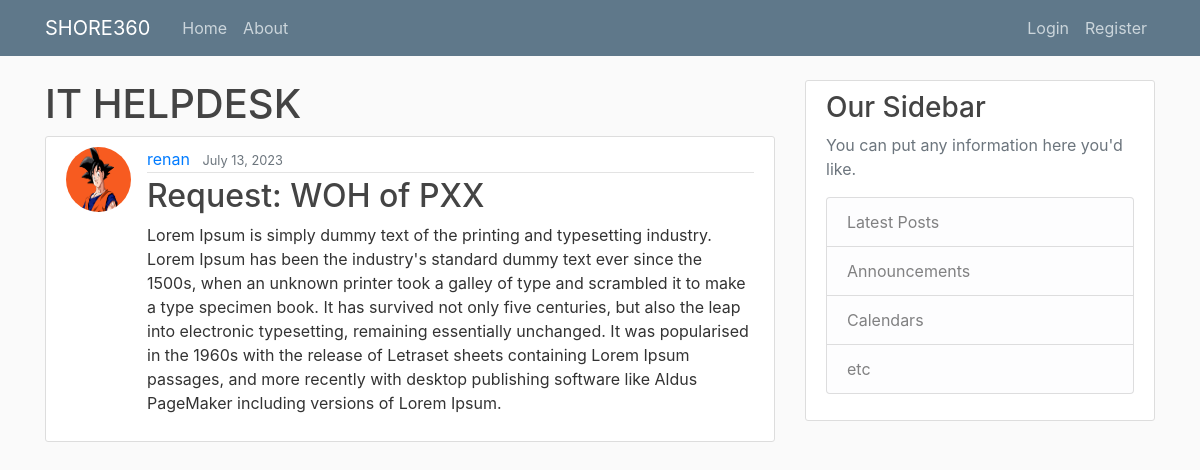
The page /post/3 on the database as committed earlier.
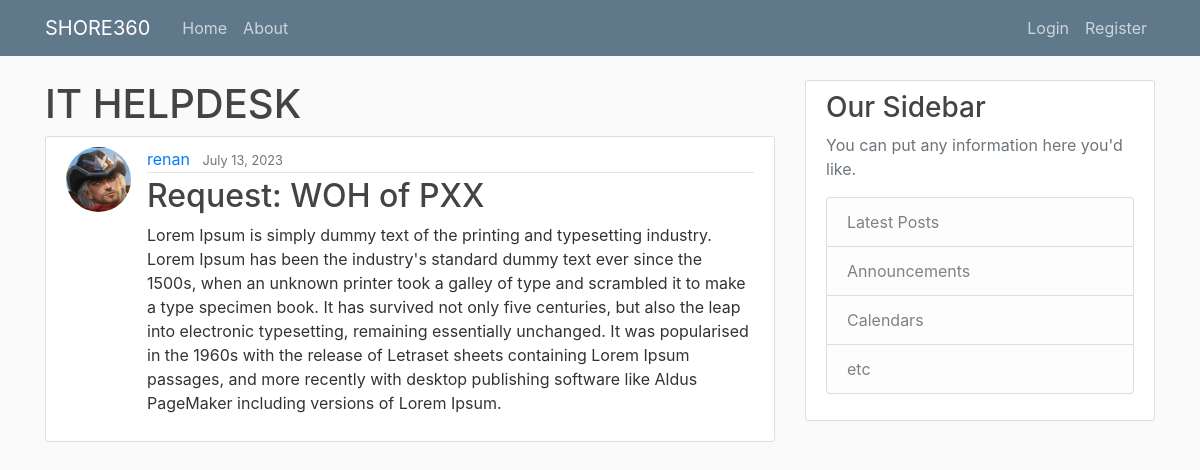
The same page on the database as committed later.
### blog/models.py (models this page shows, shortened)
class Post(models.Model):
    title = models.CharField(max_length=100)
    content = models.TextField()
    date_posted = models.DateTimeField(default=timezone.now)
    author = models.ForeignKey(User, on_delete=models.CASCADE)

### users/models.py (models this page shows, shortened)
class Profile(models.Model):
    user = models.OneToOneField(User, on_delete=models.CASCADE)
    image = models.ImageField(default='default.jpg', upload_to='profile_pics')

### blog/views.py (the view)
# urls.py: path('post/<int:pk>', PostDetailView.as_view(), name='post-detail'),
class PostDetailView(DetailView):
    model = Post

### blog/templates/blog/post_detail.html (shortened to what this page needs)
{% extends "blog/base.html" %}
{% block content %}
    <h1>IT HELPDESK</h1>
    <article class="media content-section">
        <img class="rounded-circle article-img" src="{{ object.author.profile.image.url }}">
        <div class="media-body">
        <div class="article-metadata">
            <a class="mr-2" href="{% url 'user-posts' object.author.username %}">{{ object.author }}</a>
            <small class="text-muted">{{ object.date_posted|date:"F d, Y" }}</small>
        </div>
        <h2 class="article-title">{{ object.title }}</h2>
        <p class="article-content">{{ object.content }}</p>
        </div>
    </article>
{% endblock content %}

Rows that differ between the two databases and show on the page:
changed through a linked row, Post "Request: WOH of PXX": author.profile.image: a different picture
